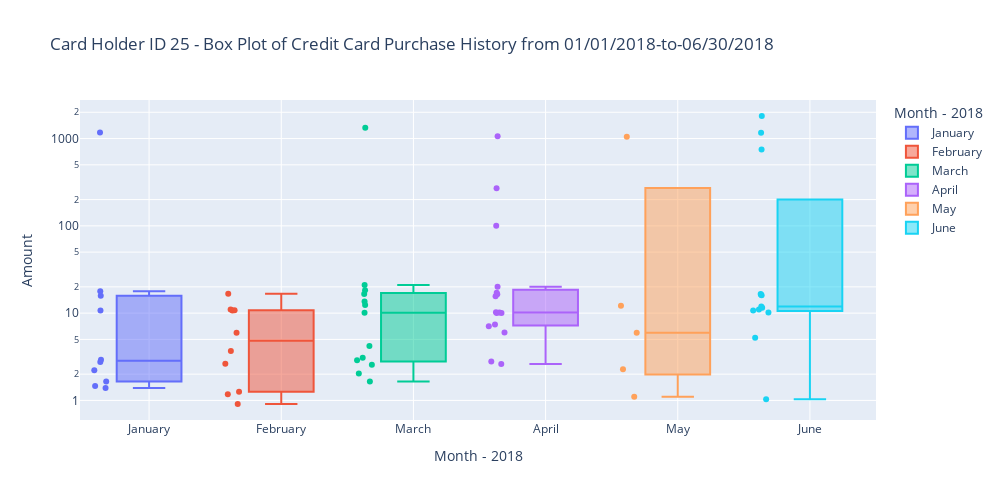

Write notebook code for a chart like this one.
### Code cell
# Creating the six box plots using hvPlot
#import seaborn as sns
#sns.set(rc={'figure.figsize':(25,8)}, font_scale = 2)

#fig_id25 =sns.boxplot(
#    data = fd_id25_db,
#    x = 'Month',
#    y = 'Amount',
#    width = .10
#)
#opts(fontsize = 9)


import plotly.express as px
import plotly.graph_objects as go

fig_id25_02 = px.box(
    fd_id25_db, 
    x='Month', 
    y='Amount',
    title = "Card Holder ID 25 - Box Plot of Credit Card Purchase History from 01/01/2018-to-06/30/2018",
    hover_data = ['Cardholder ID', 'Credit Card No.', 'Date/Time', 'Merchant ID', 'Merchant Name', 'Merchant Category ID', 'Merchant Category Type'],
    log_y = True,
    width = 1000,
    height = 500,
    color = 'Month',
    labels = {"Month": "Month - 2018"},
    points = "all"
)
fig_id25_02.update_xaxes(showgrid = True)
fig_id25_02.update_yaxes(showgrid = True)

fig_id25_02.show()

### Figure 1 — Plotly figure (JSON) as saved in the notebook; plotly's stock layout.template omitted (floating-point values rounded to 4 significant figures)
{"data": [{"alignmentgroup": "True", "boxpoints": "all", "customdata": [[25, "4319653513507", "2018-01-02T02:06:21", 93, "Rodriguez-Parker", 5, "food truck"], [25, "372414832802279", "2018-01-05T06:26:45", 86, "Walker, Campbell and Sullivan", 5, "food truck"], [25, "4319653513507", "2018-01-07T14:57:23", 137, "Garcia PLC", 5, "food truck"], [25, "372414832802279", "2018-01-10T00:25:40", 50, "Johnson-Watts", 1, "restaurant"], [25, "372414832802279", "2018-01-14T05:02:22", 52, "Jensen-Stanley", 5, "food truck"], [25, "372414832802279", "2018-01-16T02:26:16", 31, "Fisher, Salazar and Thomas", 5, "food truck"], [25, "4319653513507", "2018-01-18T12:41:06", 43, "Wallace and Sons", 2, "coffee shop"], [25, "372414832802279", "2018-01-21T23:04:02", 149, "Clark and Sons", 5, "food truck"], [25, "4319653513507", "2018-01-30T18:31:00", 64, "Cline, Myers and Strong", 1, "restaurant"], [25, "4319653513507", "2018-01-31T05:46:43", 81, "Fowler and Sons", 5, "food truck"]], "hovertemplate": "Month - 2018=%{x}<br>Amount=%{y}<br>Cardholder ID=%{customdata[0]}<br>Credit Card No.=%{customdata[1]}<br>Date/Time=%{customdata[2]}<br>Merchant ID=%{customdata[3]}<br>Merchant Name=%{customdata[4]}<br>Merchant Category ID=%{customdata[5]}<br>Merchant Category Type=%{customdata[6]}<extra></extra>", "legendgroup": "January", "marker": {"color": "#636efa"}, "name": "January", "notched": false, "offsetgroup": "January", "orientation": "v", "showlegend": true, "type": "box", "x": ["January", "January", "January", "January", "January", "January", "January", "January", "January", "January"], "x0": " ", "xaxis": "x", "y": [1.46, 10.74, 2.93, 1.39, 17.84, 1.65, 15.86, 2.22, 1177, 2.75], "y0": " ", "yaxis": "y"}, {"alignmentgroup": "True", "boxpoints": "all", "customdata": [[25, "372414832802279", "2018-02-02T11:31:33", 135, "Jacobs, Torres and Walker", 3, "bar"], [25, "372414832802279", "2018-02-05T21:59:07", 65, "Allen, Ramos and Carroll", 4, "pub"], [25, "372414832802279", "2018-02-07T00:20:11", 104, "Mcdaniel, Hines and Mcfarland", 2, "coffee shop"], [25, "4319653513507", "2018-02-12T03:44:20", 116, "Ferguson Ltd", 2, "coffee shop"], [25, "4319653513507", "2018-02-18T20:43:22", 137, "Garcia PLC", 5, "food truck"], [25, "4319653513507", "2018-02-23T10:13:27", 26, "Smith-Stephens", 2, "coffee shop"], [25, "4319653513507", "2018-02-23T12:26:19", 44, "Little-Floyd", 4, "pub"], [25, "372414832802279", "2018-02-23T18:49:22", 22, "Dalton, Cameron and Jones", 3, "bar"], [25, "372414832802279", "2018-02-28T02:06:08", 79, "Lee LLC", 1, "restaurant"], [25, "372414832802279", "2018-02-28T13:56:12", 28, "Hess-Fischer", 5, "food truck"]], "hovertemplate": "Month - 2018=%{x}<br>Amount=%{y}<br>Cardholder ID=%{customdata[0]}<br>Credit Card No.=%{customdata[1]}<br>Date/Time=%{customdata[2]}<br>Merchant ID=%{customdata[3]}<br>Merchant Name=%{customdata[4]}<br>Merchant Category ID=%{customdata[5]}<br>Merchant Category Type=%{customdata[6]}<extra></extra>", "legendgroup": "February", "marker": {"color": "#EF553B"}, "name": "February", "notched": false, "offsetgroup": "February", "orientation": "v", "showlegend": true, "type": "box", "x": ["February", "February", "February", "February", "February", "February", "February", "February", "February", "February"], "x0": " ", "xaxis": "x", "y": [10.75, 10.81, 5.97, 3.69, 16.7, 1.26, 2.63, 11.01, 0.91, 1.18], "y0": " ", "yaxis": "y"}, {"alignmentgroup": "True", "boxpoints": "all", "customdata": [[25, "4319653513507", "2018-03-02T23:23:52", 65, "Allen, Ramos and Carroll", 4, "pub"], [25, "4319653513507", "2018-03-05T07:34:15", 135, "Jacobs, Torres and Walker", 3, "bar"], [25, "4319653513507", "2018-03-06T07:18:09", 87, "Griffin-Woodard", 3, "bar"], [25, "4319653513507", "2018-03-07T16:45:37", 84, "Marshall-Rojas", 2, "coffee shop"], [25, "372414832802279", "2018-03-09T03:59:06", 108, "Best Inc", 1, "restaurant"], [25, "4319653513507", "2018-03-11T19:37:02", 70, "White-Hall", 3, "bar"], [25, "372414832802279", "2018-03-12T01:00:24", 89, "Kelley-Roberts", 5, "food truck"], [25, "372414832802279", "2018-03-12T09:08:18", 13, "Giles and Sons", 4, "pub"], [25, "372414832802279", "2018-03-12T17:16:34", 76, "Lowe PLC", 1, "restaurant"], [25, "372414832802279", "2018-03-16T02:04:54", 54, "Berry-Lopez", 1, "restaurant"], [25, "4319653513507", "2018-03-17T18:22:07", 77, "Brown, Ballard and Glass", 1, "restaurant"], [25, "372414832802279", "2018-03-18T12:29:39", 89, "Kelley-Roberts", 5, "food truck"], [25, "372414832802279", "2018-03-31T20:12:10", 103, "Jones, Clark and Hoover", 2, "coffee shop"]], "hovertemplate": "Month - 2018=%{x}<br>Amount=%{y}<br>Cardholder ID=%{customdata[0]}<br>Credit Card No.=%{customdata[1]}<br>Date/Time=%{customdata[2]}<br>Merchant ID=%{customdata[3]}<br>Merchant Name=%{customdata[4]}<br>Merchant Category ID=%{customdata[5]}<br>Merchant Category Type=%{customdata[6]}<extra></extra>", "legendgroup": "March", "marker": {"color": "#00cc96"}, "name": "March", "notched": false, "offsetgroup": "March", "orientation": "v", "showlegend": true, "type": "box", "x": ["March", "March", "March", "March", "March", "March", "March", "March", "March", "March", "March", "March", "March"], "x0": " ", "xaxis": "x", "y": [12.42, 16.58, 1334, 2.88, 2.04, 13.57, 10.1, 1.65, 3.08, 4.2, 2.56, 18.28, 21.04], "y0": " ", "yaxis": "y"}, {"alignmentgroup": "True", "boxpoints": "all", "customdata": [[25, "4319653513507", "2018-04-01T07:17:21", 111, "Padilla-Clements", 2, "coffee shop"], [25, "4319653513507", "2018-04-01T21:08:23", 82, "Day-Murray", 5, "food truck"], [25, "372414832802279", "2018-04-02T01:50:15", 138, "Mccullough-Murphy", 5, "food truck"], [25, "372414832802279", "2018-04-02T18:34:50", 80, "Kelly, Dyer and Schmitt", 5, "food truck"], [25, "4319653513507", "2018-04-08T06:03:50", 16, "Bryant, Thomas and Collins", 4, "pub"], [25, "372414832802279", "2018-04-08T18:03:55", 84, "Marshall-Rojas", 2, "coffee shop"], [25, "4319653513507", "2018-04-08T18:14:22", 96, "Johnson-Fuller", 4, "pub"], [25, "4319653513507", "2018-04-09T18:28:25", 36, "Hamilton-Mcfarland", 1, "restaurant"], [25, "4319653513507", "2018-04-10T23:03:20", 101, "Whitehead-Sexton", 4, "pub"], [25, "372414832802279", "2018-04-18T10:12:40", 122, "Perry and Sons", 3, "bar"], [25, "4319653513507", "2018-04-19T18:30:14", 85, "Patton-Rivera", 3, "bar"], [25, "372414832802279", "2018-04-20T17:02:27", 94, "Yoder-Zavala", 5, "food truck"], [25, "372414832802279", "2018-04-26T02:16:45", 135, "Jacobs, Torres and Walker", 3, "bar"], [25, "4319653513507", "2018-04-26T19:49:31", 33, "Vasquez-Parker", 3, "bar"], [25, "372414832802279", "2018-04-26T23:09:51", 80, "Kelly, Dyer and Schmitt", 5, "food truck"], [25, "372414832802279", "2018-04-29T02:41:44", 37, "Nguyen, Bautista and Williams", 4, "pub"]], "hovertemplate": "Month - 2018=%{x}<br>Amount=%{y}<br>Cardholder ID=%{customdata[0]}<br>Credit Card No.=%{customdata[1]}<br>Date/Time=%{customdata[2]}<br>Merchant ID=%{customdata[3]}<br>Merchant Name=%{customdata[4]}<br>Merchant Category ID=%{customdata[5]}<br>Merchant Category Type=%{customdata[6]}<extra></extra>", "legendgroup": "April", "marker": {"color": "#ab63fa"}, "name": "April", "notched": false, "offsetgroup": "April", "orientation": "v", "showlegend": true, "type": "box", "x": ["April", "April", "April", "April", "April", "April", "April", "April", "April", "April", "April", "April", "April", "April", "April", "April"], "x0": " ", "xaxis": "x", "y": [100, 2.62, 7.08, 17.15, 1063, 10.15, 10.06, 269, 10.24, 7.39, 6.01, 20.03, 2.79, 10.02, 15.66, 16.5], "y0": " ", "yaxis": "y"}, {"alignmentgroup": "True", "boxpoints": "all", "customdata": [[25, "372414832802279", "2018-05-06T04:38:27", 104, "Mcdaniel, Hines and Mcfarland", 2, "coffee shop"], [25, "4319653513507", "2018-05-13T06:31:20", 48, "Baker Inc", 5, "food truck"], [25, "4319653513507", "2018-05-17T21:32:51", 110, "Rodriguez, Dunlap and Nunez", 2, "coffee shop"], [25, "4319653513507", "2018-05-19T09:12:20", 17, "Bauer-Cole", 3, "bar"], [25, "372414832802279", "2018-05-29T14:34:36", 70, "White-Hall", 3, "bar"]], "hovertemplate": "Month - 2018=%{x}<br>Amount=%{y}<br>Cardholder ID=%{customdata[0]}<br>Credit Card No.=%{customdata[1]}<br>Date/Time=%{customdata[2]}<br>Merchant ID=%{customdata[3]}<br>Merchant Name=%{customdata[4]}<br>Merchant Category ID=%{customdata[5]}<br>Merchant Category Type=%{customdata[6]}<extra></extra>", "legendgroup": "May", "marker": {"color": "#FFA15A"}, "name": "May", "notched": false, "offsetgroup": "May", "orientation": "v", "showlegend": true, "type": "box", "x": ["May", "May", "May", "May", "May"], "x0": " ", "xaxis": "x", "y": [1.1, 1046, 12.15, 2.27, 5.97], "y0": " ", "yaxis": "y"}, {"alignmentgroup": "True", "boxpoints": "all", "customdata": [[25, "4319653513507", "2018-06-04T03:46:15", 96, "Johnson-Fuller", 4, "pub"], [25, "4319653513507", "2018-06-06T21:50:17", 36, "Hamilton-Mcfarland", 1, "restaurant"], [25, "4319653513507", "2018-06-07T19:41:40", 78, "Ruiz-Anderson", 4, "pub"], [25, "372414832802279", "2018-06-08T07:25:30", 20, "Kim-Lopez", 2, "coffee shop"], [25, "4319653513507", "2018-06-09T23:50:42", 141, "Wood-Ramirez", 3, "bar"], [25, "4319653513507", "2018-06-12T02:08:24", 64, "Cline, Myers and Strong", 1, "restaurant"], [25, "372414832802279", "2018-06-12T06:31:56", 58, "Young, Hull and Williams", 4, "pub"], [25, "4319653513507", "2018-06-14T12:17:21", 106, "Carter-Blackwell", 4, "pub"], [25, "372414832802279", "2018-06-19T07:16:54", 47, "Martin Inc", 1, "restaurant"], [25, "4319653513507", "2018-06-22T06:16:50", 40, "Cox, Montgomery and Morgan", 3, "bar"], [25, "4319653513507", "2018-06-23T22:36:00", 144, "Walker, Deleon and Wolf", 1, "restaurant"], [25, "372414832802279", "2018-06-25T09:17:05", 77, "Brown, Ballard and Glass", 1, "restaurant"], [25, "372414832802279", "2018-06-27T14:33:06", 26, "Smith-Stephens", 2, "coffee shop"]], "hovertemplate": "Month - 2018=%{x}<br>Amount=%{y}<br>Cardholder ID=%{customdata[0]}<br>Credit Card No.=%{customdata[1]}<br>Date/Time=%{customdata[2]}<br>Merchant ID=%{customdata[3]}<br>Merchant Name=%{customdata[4]}<br>Merchant Category ID=%{customdata[5]}<br>Merchant Category Type=%{customdata[6]}<extra></extra>", "legendgroup": "June", "marker": {"color": "#19d3f3"}, "name": "June", "notched": false, "offsetgroup": "June", "orientation": "v", "showlegend": true, "type": "box", "x": ["June", "June", "June", "June", "June", "June", "June", "June", "June", "June", "June", "June", "June"], "x0": " ", "xaxis": "x", "y": [1162, 749, 10.69, 11.88, 1.03, 10.15, 11.01, 16.29, 15.98, 1813, 16.61, 11.53, 5.24], "y0": " ", "yaxis": "y"}], "layout": {"boxmode": "overlay", "height": 500, "legend": {"title": {"text": "Month - 2018"}, "tracegroupgap": 0}, "title": {"text": "Card Holder ID 25 - Box Plot of Credit Card Purchase History from 01/01/2018-to-06/30/2018"}, "width": 1000, "xaxis": {"anchor": "y", "autorange": true, "categoryarray": ["January", "February", "March", "April", "May", "June"], "categoryorder": "array", "domain": [0, 1], "range": [-0.5228, 5.5], "showgrid": true, "title": {"text": "Month - 2018"}, "type": "category"}, "yaxis": {"anchor": "x", "autorange": true, "domain": [0, 1], "range": [-0.2243, 3.442], "showgrid": true, "title": {"text": "Amount"}, "type": "log"}}}
